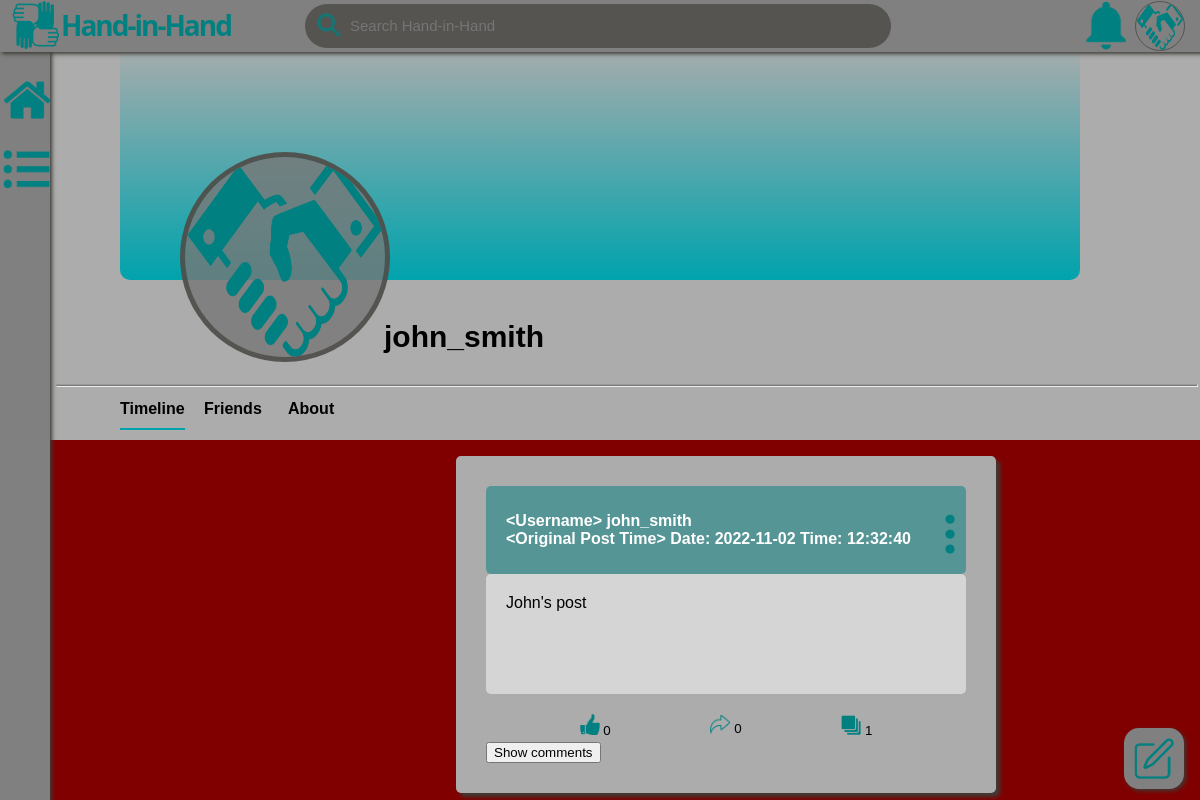
Page /user/john_smith/timeline (signed in) on the committed database.
### app.py (models this page shows, shortened)
class User(db.Model, UserMixin):
    username = db.Column(db.String(1024), primary_key=True)
    password = db.Column(db.String(1024), nullable=False)
    first_name = db.Column(db.String(1024), nullable=False)
    middle_name = db.Column(db.String(1024), nullable=True)
    last_name = db.Column(db.String(1024), nullable=False)
    email = db.Column(db.String(1024), unique=True, nullable=False)
    profile_picture = db.Column(db.String(1024), nullable=True)
    background_banner_image = db.Column(db.String(1024), nullable=True)
    user_description = db.Column(db.String(1024), nullable=True)
    objective = db.Column(db.String(1024), nullable=True)
    phone_number = db.Column(db.String(9), nullable=True)

class Post(db.Model):
    post_id = db.Column(db.Integer, unique=True, primary_key=True)
    username = db.Column(db.String(1024), nullable=False)
    post_text = db.Column(db.String(1024), nullable=False)
    original_post_time = db.Column(db.TIMESTAMP, nullable=False)
    last_edit_time = db.Column(db.TIMESTAMP, nullable=True)
    post_media = db.Column(db.String(1024), nullable=True)

### app.py (the view, shortened to what this page needs)
@app.route('/user/<username>/timeline')
@login_required
def foreign_timeline(username):
    session['url'] = url_for('foreign_timeline', username = username)
    foreign_user = User.query.filter_by(username = username).first()
    timeline = []
    if not verify_friendship(current_user.username, foreign_user.username):
        flash('You must be friends to view that page.')
        return redirect(url_for(
          'foreign_account', username = foreign_user.username
        ))
    posts = Post.query.filter_by(username = foreign_user.username).all()
    for post in posts:
        timeline.append(TimelinePost(post, False))
    friends = []
    friends_1 = Relationship.query.filter_by(
      username_1 = current_user.username,
      relationship_type = RelationshipType.FRIEND
    ).all()
    friends_2 = Relationship.query.filter_by(
      username_2 = current_user.username,
      relationship_type = RelationshipType.FRIEND
    ).all()
    for relationship in friends_1:
        friends.append(relationship.username_2)
    for relationship in friends_2:
        friends.append(relationship.username_1)
    shares = Share.query.filter_by(username = foreign_user.username).all()
    for share in shares:
        original_post = Post.query.filter_by(post_id = share.post_id).first()
        if original_post.username not in friends:
            continue
        post = Post.query.filter_by(post_id = share.post_id).first()
        timeline.append(TimelinePost(post, True))
    already_shared = []
    shares = Share.query.filter_by(username = current_user.username).all()
    return render_template(
      'foreign_timeline.html', user = current_user,
      foreign_user = foreign_user, timeline = timeline,
      already_shared = already_shared
    )

### app.py (called while the page is built)
@login_manager.user_loader
def user_loader(username):
    return User.query.get(username)

def verify_friendship(username_1, username_2):
    if username_1 > username_2:
        temp = username_2
        username_2 = username_1
        username_1 = temp
    relationship = Relationship.query.filter_by(username_1 = username_1,
      username_2 = username_2).first()
    if relationship == None:
        return False
    if relationship.relationship_type != RelationshipType.FRIEND:
        return False
    return True

    def get_num_likes(self):
        likes = CommentLikes.query.filter_by(
          comment_id = self.comment.comment_id
        ).all()
        return len(likes)

    def get_post_time(self):
        if self.is_share:
            share = Share.query.filter_by(
              post_id = self.post.post_id
            ).first()
            return share.shared_time
        else:
            return self.post.original_post_time

    def get_num_likes(self):
        likes = PostLikes.query.filter_by(post_id = self.post.post_id).all()
        return len(likes)

    def get_num_shares(self):
        shares = Share.query.filter_by(post_id = self.post.post_id).all()
        return len(shares)

    def get_num_comments(self):
        comments = Comment.query.filter_by(parent_id = self.post.post_id).all()
        return len(comments)

### templates/foreign_timeline.html (shortened to what this page needs)
{% extends 'foreign_account.html' %}
{% block account_body %}
{% set ns = namespace(messages="") %}
{% for timeline_post in timeline %}
    <div class="timeline_post">
        <div class="timeline_post_header">
            <div>
                <div> &lt;Username&gt; {{ timeline_post.post.username }} </div>
                <div> &lt;Original Post Time&gt; {{ timeline_post.post.original_post_time.strftime('Date: %Y-%m-%d\n\nTime: %H:%M:%S') }} </div>
            </div>
            <div class="dropdown_menu" style="position: flex; left: 90%; top: 5vh;">
                <button class="dropdown_menu_button">
                    <img class="menu_image" src="/static/three_dots_menu_icon.png" width="10px"  title="Comment Options">
                </button>
                <br/><br/><br/>
            </div>
        </div>
        <div class="timeline_post_text">
            <span>{{ timeline_post.post.post_text }}</span>
        </div>
        {% set likes_id = "likes_" ~ timeline_post.post.post_id %}
        {% set shares_id = "shares_" ~ timeline_post.post.post_id %}
        <div class="timeline_post_footer">
            <button class="like" name="{{ timeline_post.post.post_id }}" onclick="toggle_like(name)"> <img src="/static/like_icon.png" width="20px" title="Likes"> {{ timeline_post.num_likes }} </button>
            <button class="share" name="{{ timeline_post.post.post_id }}" onclick=""> <img src="/static/share_icon.png" width="20px" title="Shares"> {{ timeline_post.num_shares }} </button>
            <button class="comment" name="{{ timeline_post.post.post_id }}" onclick="toggle_comments(name)"> <img src="/static/comment_count_icon.png" width="20px" title="Comments"> {{ timeline_post.num_comments }} </button>
        </div>
        {% if timeline_post.num_visible_comments != 0 %}
        <button class="show_comments" name="{{ timeline_post.post.post_id }}" onclick="show_comments(name)"> Show comments </button>
        {% endif %}
    </div>
    {% endfor %}
{% endblock %}

### templates/foreign_account.html (shortened to what this page needs)
{% extends 'navigation_overlay.html' %}
{% block user_account_image %}
    {% if user.profile_picture %}
        <a href="/home/account">
            <img class="user_account_image" src="/static/uploads/{{ user.profile_picture }}" width="48px" height="48px" title="User Account">
        </a>
    {% else %}
        <a href="/home/account">
            <img class="user_account_image" src="/static/default_user_account_icon.png" width="48px" height="48px" title="User Account">
        </a>
    {% endif %}
{% endblock %}
{% block body %}
    {% if foreign_user.profile_picture %}
        <a href="{{ url_for('foreign_account', username = foreign_user.username) }}">
            <img class="user_account_image" src="/static/uploads/{{ foreign_user.profile_picture }}" width="48px" height="48px" title="User Account" style="width: 200px; height: 200px; position: absolute; top: 19%; left: 15%; border-radius: 50%; border-width: 5px; z-index: 1;">
        </a>
    {% else %}
        <a href="{{ url_for('foreign_account', username = foreign_user.username) }}">
            <img class="user_account_image" src="/static/default_user_account_icon.png" width="48px" height="48px" title="User Account" style="width: 200px; height: 200px; position: absolute; top: 19%; left: 15%; border-radius: 50%; border-width: 5px; z-index: 1; background: #777777ce;">
        </a>
    {% endif %}
    {% if foreign_user.background_banner_image %}
        <img src="/static/uploads/{{ foreign_user.background_banner_image }}"style="position: absolute; top: 5%; left: 10%; width: 80%; height: 30%; background: linear-gradient(to bottom, #777777 0%, #C1C6C8 100%); border: none; border-radius: 10px; ">
    {% else %}
        <div style="position: absolute; top: 5%; left: 10%; width: 80%; height: 30%; background: linear-gradient(to bottom, #acacac 0%, #00A3AD 100%); border: none; border-radius: 10px; ">
        </div>
    {% endif %}
    <div style="position: absolute; top: 5%; left: 0%; width: 100%; height: 50%; border: none; background: #acacac; z-index: -1;">
    </div>
    <div id="user_information_block">
        <div style="left: 32%; top: 40%; position: absolute; font-size: 30px; font-weight: bold;">
            {{ foreign_user.username }}
        </div>
        <div>
            <hr style="overflow-x: fit; width: 95%; position: absolute; top: 47%; color: #777777 noshade; background-color: #777777; height: 1px;">
        </div>
        <div>
            <a href="{{ url_for('foreign_timeline', username = foreign_user.username) }}" class="timeline_account_button">
                Timeline
            </a>
            <a href="{{ url_for('foreign_about', username = foreign_user.username) }}" class="about_account_button">
                About
            </a>
            <a href="{{ url_for('foreign_friends', username = foreign_user.username) }}" class="friends_account_button">
                Friends
            </a>
        </div>
    </div>
    {% block account_body %}
    {% endblock %}
{% endblock %}

### static/site.css (style rules this page uses)
body { font-family: sans-serif; background-color: #800000; width: 100%; height: 100%; }
::placeholder { font-size: 15px; }
.user_account_image { left: 93%; top: 1%; position: absolute; border-style: solid; border-radius: 50px; border-color: rgba(61, 60, 54, 0.643); background-color: transparent; border-width: 1px; }
.menu_image { left: 6%; top: 12%; position: absolute; border-style: none; border-width: 5px; }
.dropdown_menu_button { border: none; background-color: transparent; left: 6%; top: 12%; position: absolute; width: 48px; height: 96px; }
.dropdown_menu { display: inline-block; left: 0%; top: 10%; position: absolute; }

### templates/foreign_account.html (style rules this page uses)
.timeline_account_button, .timeline_account_button:visited, .timeline_account_button:active { text-decoration: none; color: black; display: block; position: absolute; top: 50%; left: 10%; font-weight: bold; }
.friends_account_button, .friends_account_button:visited, .friends_account_button:active { text-decoration: none; color: black; display: block; position: absolute; top: 50%; left: 17%; font-weight: bold; }
.about_account_button, .about_account_button:visited, .about_account_button:active { text-decoration: none; color: black; display: block; position: absolute; top: 50%; left: 24%; font-weight: bold; }

### templates/foreign_timeline.html (style rules this page uses)
.timeline_account_button, .timeline_account_button:visited, .timeline_account_button:hover, .timeline_account_button:active { border-bottom: 2px solid #00A3AD; padding-bottom: 10px; }
.timeline_post { min-height: 20vmin; align-self: auto; width: 80%; margin-top: 2vmin; margin-bottom: 2vmin; border: 0.2vmin none; border-radius: 5px; background-color: #acacac; box-shadow: 4px 4px 4px #3d3c36; left: 50vh; width: 60vh; position: relative; display: -moz-inline-stack; padding: 30px; top: 48vh; }
.timeline_post_header { display: flex; align-items: center; justify-content: space-between; height: 6vmin; background-color: rgba(0, 128, 128, 0.50); padding: 20px; border-radius: 5px; font-weight: bold; color: white; }
.timeline_post_text { display: flex; min-height: 10vmin; max-height: 90vmin; overflow: auto; background-color: rgba(255, 255, 255, 0.5); border-radius: 5px; padding: 20px; }
.timeline_post_text > span { word-break: break-all; white-space: break-spaces; }
.timeline_post_footer { display: flex; height: 4vmin; justify-content: space-evenly; align-items: center; position: relative; }
.like, .share, .comment, .edit, .delete { background-color: transparent; border: none; }

### rows in the picture
User: username "john_smith"
Post: post.username "john_smith", post.original_post_time "Date: 2022-11-02 Time: 12:32:40", post.post_text "John's post"

### other values in the picture
{{ timeline_post.num_likes }} "0"
{{ timeline_post.num_shares }} "0"
{{ timeline_post.num_comments }} "1"
